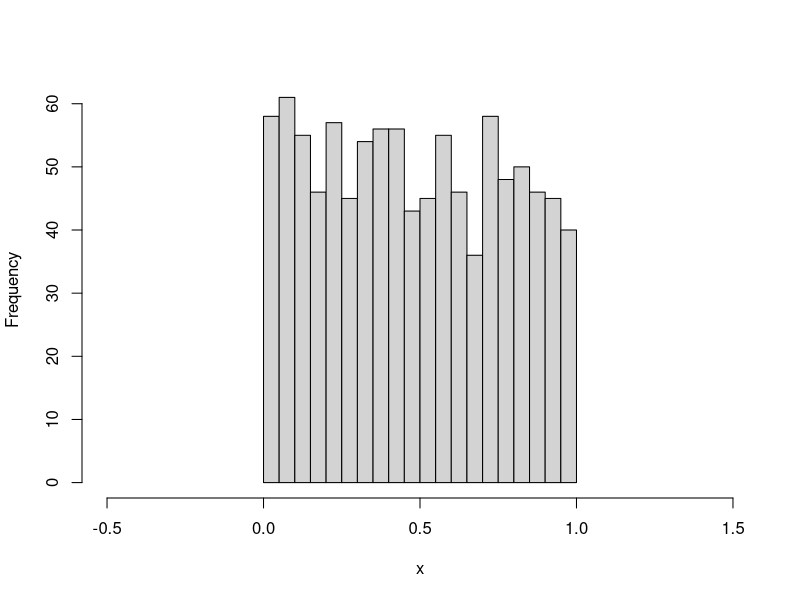
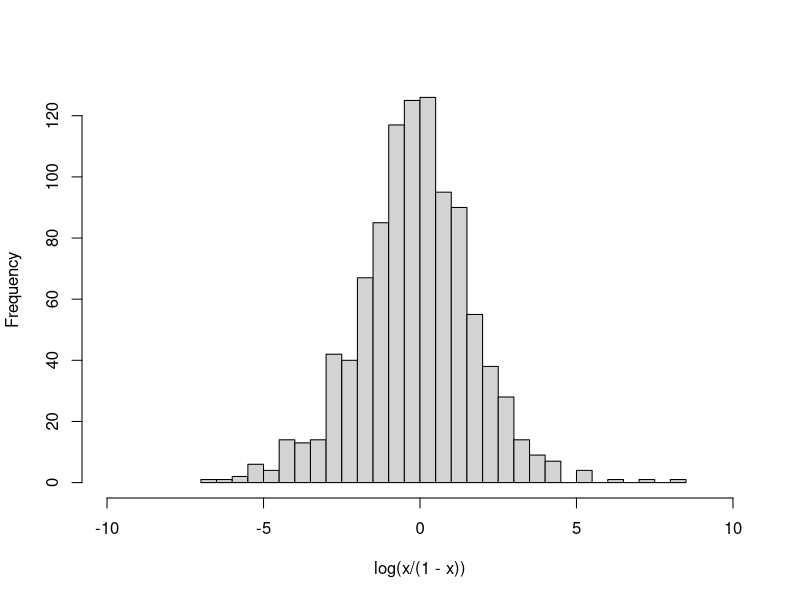

Source code (R) for these figures, in order:
x <- runif(1000) # (0,1) の範囲で一様乱数を生成
# その分布をヒストグラムとして描く
hist(x,
     breaks = 32,
     xlim = c(-0.5, 1.5),
     main = "")
# `次の図を見るためには <Return> キーを押して下さい:`のプロンプト表示
par(ask = T)
# 上の分布に対しロジスティック変換を行ったもの
hist(log(x / (1 - x)),
     breaks = 32,
     xlim = c(-10, 10),
     main = "")
